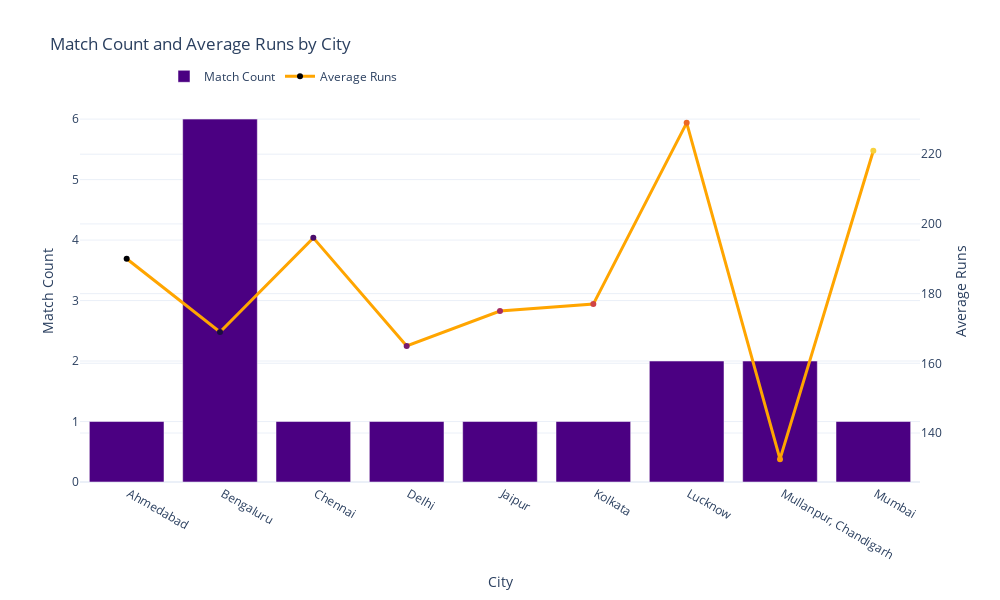

Source (notebook cell):
### Code cell
# --- Venue average score (line) ---
RCB_data['Cities'] = RCB_data.MatchVenue.str.split(',', n=1, expand=True)[1]

Venue_score = RCB_data.groupby('Cities')[['r1','r2']].mean().max(axis=1).reset_index()
Venue_score = Venue_score.rename(columns={0: 'Avg_Runs'})

# --- Match count per city (bar) ---
match_count = RCB_data.groupby('Cities')[['MatchName']].count().reset_index()
match_count = match_count.rename(columns={'MatchName': 'Match_Count'})

# --- Merge both on 'Cities' ---
combined = pd.merge(match_count, Venue_score, on='Cities')

fig = go.Figure()

# Bar Chart for Match Count
fig.add_trace(go.Bar(
    x=combined['Cities'],
    y=combined['Match_Count'],
    name='Match Count',
    marker_color='indigo',
    yaxis='y',
    marker=dict(color=shared_color[:len(combined)])
))

# Line Chart for Average Runs
fig.add_trace(go.Scatter(
    x=combined['Cities'],
    y=combined['Avg_Runs'],
    name='Average Runs',
    mode='lines+markers',
    line=dict(color='orange', width=3),
    yaxis='y2',
    marker=dict(color=shared_color[:len(combined)])
))

# Layout with Dual Axes
fig.update_layout(
    title='Match Count and Average Runs by City',
    xaxis=dict(title='City'),
    yaxis=dict(title='Match Count', side='left'),
    yaxis2=dict(title='Average Runs', overlaying='y', side='right'),
    legend=dict(x=0.1, y=1.1, orientation='h'),
    template='plotly_white',
    width=1000,
    height=600
)

fig.show()

### Figure 1 — Plotly figure (JSON) as saved in the notebook; plotly's stock layout.template omitted (floating-point values rounded to 4 significant figures)
{"data": [{"marker": {"color": "indigo"}, "name": "Match Count", "type": "bar", "x": [" Ahmedabad", " Bengaluru", " Chennai", " Delhi", " Jaipur", " Kolkata", " Lucknow", " Mullanpur, Chandigarh", " Mumbai"], "y": [1, 6, 1, 1, 1, 1, 2, 2, 1], "yaxis": "y"}, {"line": {"color": "orange", "width": 3}, "marker": {"color": ["#000004", "#1b0c41", "#4a0c6b", "#781c6d", "#a52c60", "#cf4446", "#ed6925", "#fb9b06", "#f7d13d"]}, "mode": "lines+markers", "name": "Average Runs", "type": "scatter", "x": [" Ahmedabad", " Bengaluru", " Chennai", " Delhi", " Jaipur", " Kolkata", " Lucknow", " Mullanpur, Chandigarh", " Mumbai"], "y": [190, 169, 196, 165, 175, 177, 229, 132.5, 221], "yaxis": "y2"}], "layout": {"height": 600, "legend": {"orientation": "h", "x": 0.1, "y": 1.1}, "title": {"text": "Match Count and Average Runs by City"}, "width": 1000, "xaxis": {"title": {"text": "City"}}, "yaxis": {"side": "left", "title": {"text": "Match Count"}}, "yaxis2": {"overlaying": "y", "side": "right", "title": {"text": "Average Runs"}}}}
